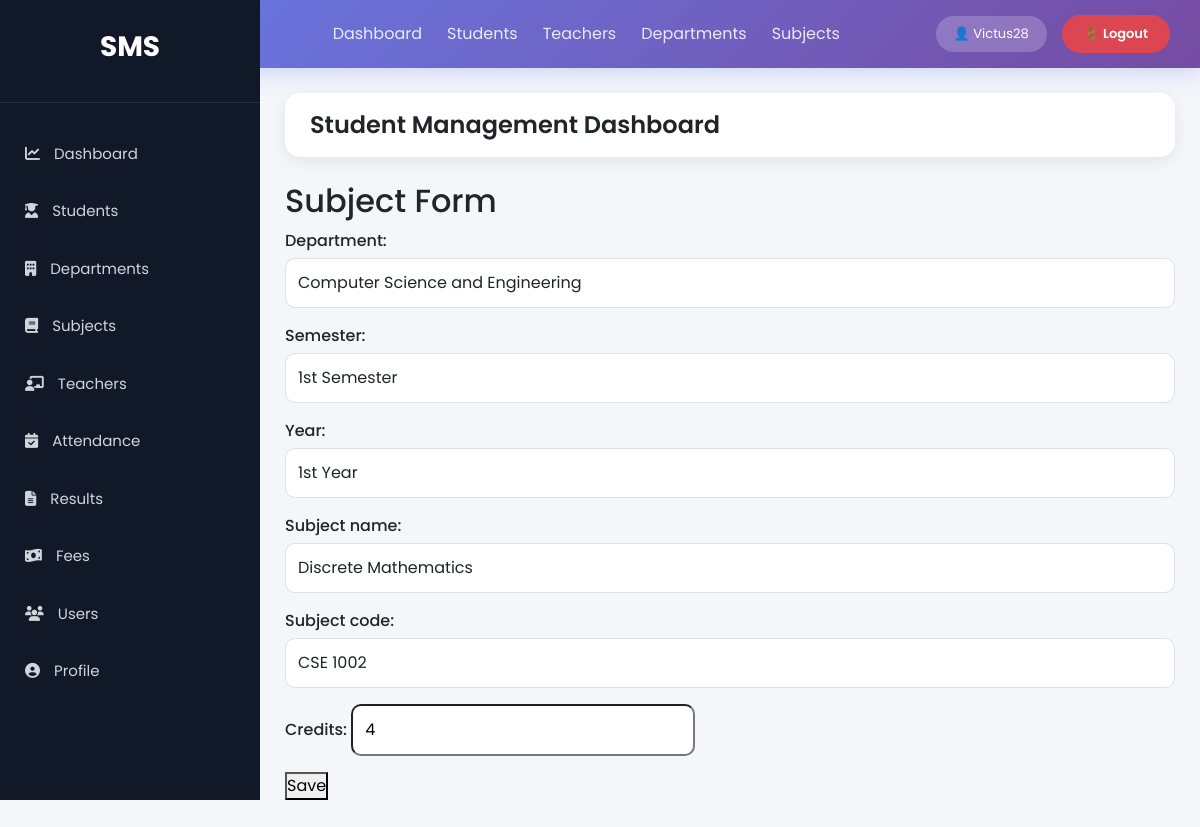
/subjects/edit/13/ (signed in), run on the app's committed database.
### StudentManage_app/models.py (models this page shows, shortened)
class Subject(models.Model):
    department = models.ForeignKey(Department, on_delete=models.CASCADE, related_name='subjects', null=True, blank=True)
    YEAR_CHOICES = (
        ('1st Year', '1st Year'),
        ('2nd Year', '2nd Year'),
        ('3rd Year', '3rd Year'),
        ('4th Year', '4th Year'),
    )
    SEMESTER_CHOICES = (
        ('1st Semester', '1st Semester'),
        ('2nd Semester', '2nd Semester'),
        ('3rd Semester', '3rd Semester'),
        ('4th Semester', '4th Semester'),
        ('5th Semester', '5th Semester'),
        ('6th Semester', '6th Semester'),
        ('7th Semester', '7th Semester'),
        ('8th Semester', '8th Semester'),
    )
    semester = models.CharField(max_length=20, choices=SEMESTER_CHOICES, null=True, blank=True)
    year = models.CharField(max_length=20, choices=YEAR_CHOICES, null=True, blank=True)
    subject_name = models.CharField(max_length=100)
    subject_code = models.CharField(max_length=20, unique=True)
    credits = models.IntegerField(default=3)

### StudentManage_app/views.py (the view)
# urls.py: path('subjects/edit/<int:pk>/', views.subject_update, name='subject_update'),
@login_required
def subject_update(request, pk):
    subject = get_object_or_404(Subject, pk=pk)
    if request.method == 'POST':
        form = SubjectForm(request.POST, instance=subject)
        if form.is_valid():
            form.save()
            return redirect('subject_list')
    else:
        form = SubjectForm(instance=subject)
    return render(request, 'StudentManage_app/sub/subject_form.html', {'form': form})

### StudentManage_app/forms.py
class SubjectForm(forms.ModelForm):
    class Meta:
        model = Subject
        fields = '__all__'
        widgets = {
            'subject_name': forms.TextInput(attrs={'class': 'form-control'}),
            'subject_code': forms.TextInput(attrs={'class': 'form-control'}),
            'department': forms.Select(attrs={'class': 'form-control'}),
            'year': forms.Select(attrs={'class': 'form-control'}),
            'semester': forms.Select(attrs={'class': 'form-control'}),
        }

### StudentManage_app/models.py (called while the page is built)
    def __str__(self):
        return self.name

### StudentManage_app/templates/StudentManage_app/sub/subject_form.html (shortened to what this page needs)
{% extends 'base.html' %}
{% block content %}
<h2>Subject Form</h2>
<form method="post">
    {{ form.as_p }}
    <button type="submit">
        Save
    </button>
</form>
{% endblock %}

### StudentManage_app/templates/base.html (shortened to what this page needs)
<!DOCTYPE html>
<html lang="en">
<head>
<link href="https://cdn.jsdelivr.net/npm/bootstrap@5.3.3/dist/css/bootstrap.min.css" rel="stylesheet">
<link href="https://cdnjs.cloudflare.com/ajax/libs/font-awesome/6.5.1/css/all.min.css" rel="stylesheet">
<link rel="stylesheet" href="/static/css/style.css?v=5">
</head>
<body>
<nav style="
    background: linear-gradient(135deg, #667eea 0%, #764ba2 100%);
    padding: 15px 30px;
    display: flex;
    justify-content: space-between;
    align-items: center;
    color: white;
    box-shadow: 0 4px 20px rgba(102, 126, 234, 0.3);
">
    <div style="font-size: 20px; font-weight: 700;">
    </div>
    <div style="display: flex; gap: 25px; align-items: center;">
        <a href="{% url 'dashboard' %}" style="color: rgba(255,255,255,0.85); text-decoration: none;">Dashboard</a>
        <a href="{% url 'student_list' %}" style="color: rgba(255,255,255,0.85); text-decoration: none;">Students</a>
        <a href="{% url 'teacher_list' %}" style="color: rgba(255,255,255,0.85); text-decoration: none;">Teachers</a>
        <a href="{% url 'department_list' %}" style="color: rgba(255,255,255,0.85); text-decoration: none;">Departments</a>
        <a href="{% url 'subject_list' %}" style="color: rgba(255,255,255,0.85); text-decoration: none;">Subjects</a>
    </div>
    {% if user.is_authenticated %}
    <div style="display: flex; align-items: center; gap: 15px;">
        <span style="background: rgba(255,255,255,0.2); padding: 8px 18px; border-radius: 25px; font-size: 13px;">
            👤 {{ user.username }}
        </span>
        <form method="post" action="{% url 'login' %}" style="display: inline; margin: 0;">
            <button type="submit" style="
                background: rgba(239, 68, 68, 0.85);
                color: white;
                border: none;
                padding: 9px 22px;
                border-radius: 25px;
                font-size: 13px;
                font-weight: 600;
                cursor: pointer;
                transition: all 0.3s;
            " onmouseover="this.style.background='rgba(239, 68, 68, 1)'"
            onmouseout="this.style.background='rgba(239, 68, 68, 0.85)'">
                🚪 Logout
            </button>
        </form>
    </div>
    {% endif %}
</nav>
<div class="wrapper">
    <aside class="sidebar">
        <div class="logo">
            <h3>SMS</h3>
        </div>
        <ul>
<li>
<a href="{% url 'dashboard' %}">
<i class="fas fa-chart-line"></i>
Dashboard
</a>
</li>
<li>
<a href="{% url 'student_list' %}">
<i class="fas fa-user-graduate"></i>
Students
</a>
</li>
<li>
<a href="{% url 'department_list' %}">
<i class="fas fa-building"></i>
Departments
</a>
</li>
<li>
<a href="{% url 'subject_list' %}">
<i class="fas fa-book"></i>
Subjects
</a>
</li>
<li>
<a href="{% url 'teacher_list' %}">
<i class="fas fa-chalkboard-teacher"></i>
Teachers
</a>
</li>
<li>
    <a href="{% url 'attendance_dashboard' %}">
        <i class="fas fa-calendar-check"></i>
        Attendance
    </a>
</li>
<li>
    <a href="{% url 'result_list' %}">
        <i class="fas fa-file-alt"></i>
        Results
    </a>
</li>
<li>
<a href="{% url 'fee_list' %}">
<i class="fas fa-money-bill-wave"></i>
Fees
</a>
</li>
<li>
<a href="{% url 'user_list' %}">
<i class="fas fa-users"></i>
Users
</a>
</li>
<li>
<a href="{% url 'profile' %}">
<i class="fas fa-user-circle"></i>
Profile
</a>
</li>
</ul>
</aside>
    <main class="content">
        <div class="topbar">
            <h4>Student Management Dashboard</h4>
        </div>
        {% block content %}
        {% endblock %}
    </main>
</div>
</body>
</html>

### StudentManage_app/static/css/style.css (style rules this page uses)
* { margin:0; padding:0; box-sizing:border-box; font-family:'Poppins',sans-serif; }
body { background:#f4f7fc; }
.wrapper { display:flex; min-height:100vh; }
.sidebar { width:260px; background:#111827; min-height:100vh; color:white; position:fixed; left:0; top:0; overflow:auto; }
.logo { text-align:center; padding:30px; border-bottom:1px solid rgba(255,255,255,.1); }
.logo h3 { font-size:28px; font-weight:700; color:white; }
.sidebar ul { list-style:none; padding:20px 0; }
.sidebar ul li { margin:5px 0; }
.sidebar ul li a { display:block; padding:15px 25px; color:#d1d5db; text-decoration:none; transition:.3s; font-size:15px; }
.sidebar ul li a i { margin-right:10px; }
.content { margin-left:260px; width:100%; padding:25px; }
.topbar { background:white; padding:18px 25px; border-radius:15px; box-shadow:0 4px 15px rgba(0,0,0,.08); margin-bottom:25px; }
.topbar h4 { margin:0; font-weight:600; }
form input, form select, form textarea { border-radius:10px !important; padding:12px !important; }
form label { margin-bottom:5px; font-weight:500; }
body { background:#f4f6f9; }

### data on the page
Subject: department "Computer Science and Engineering", semester "1st Semester", year "1st Year", subject_name "Discrete Mathematics", subject_code "CSE 1002", credits "4"

### other printed values
{{ user.username }} "Victus28"
